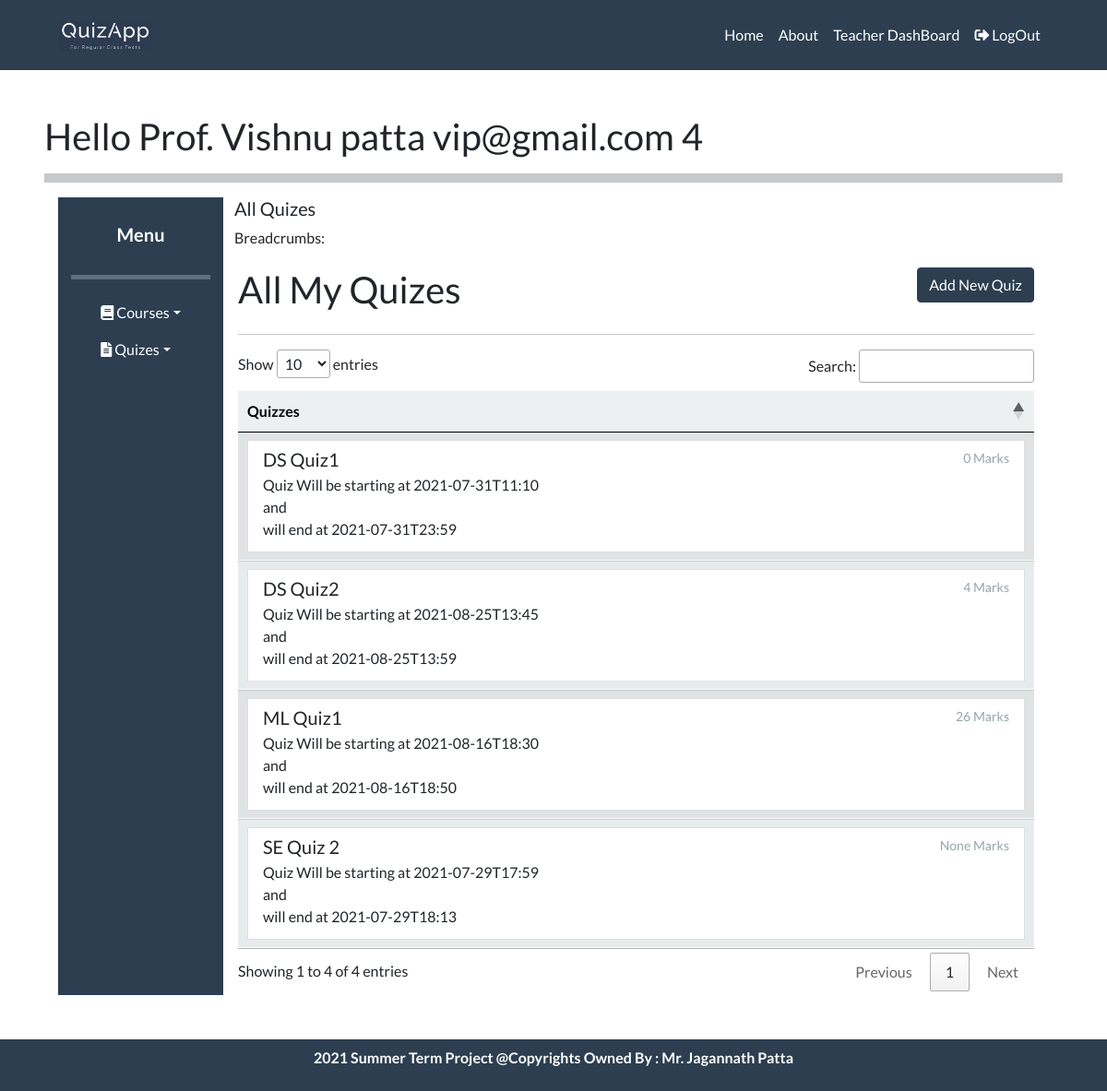
The app's page /teacher/AllQuiz (signed in), older data.
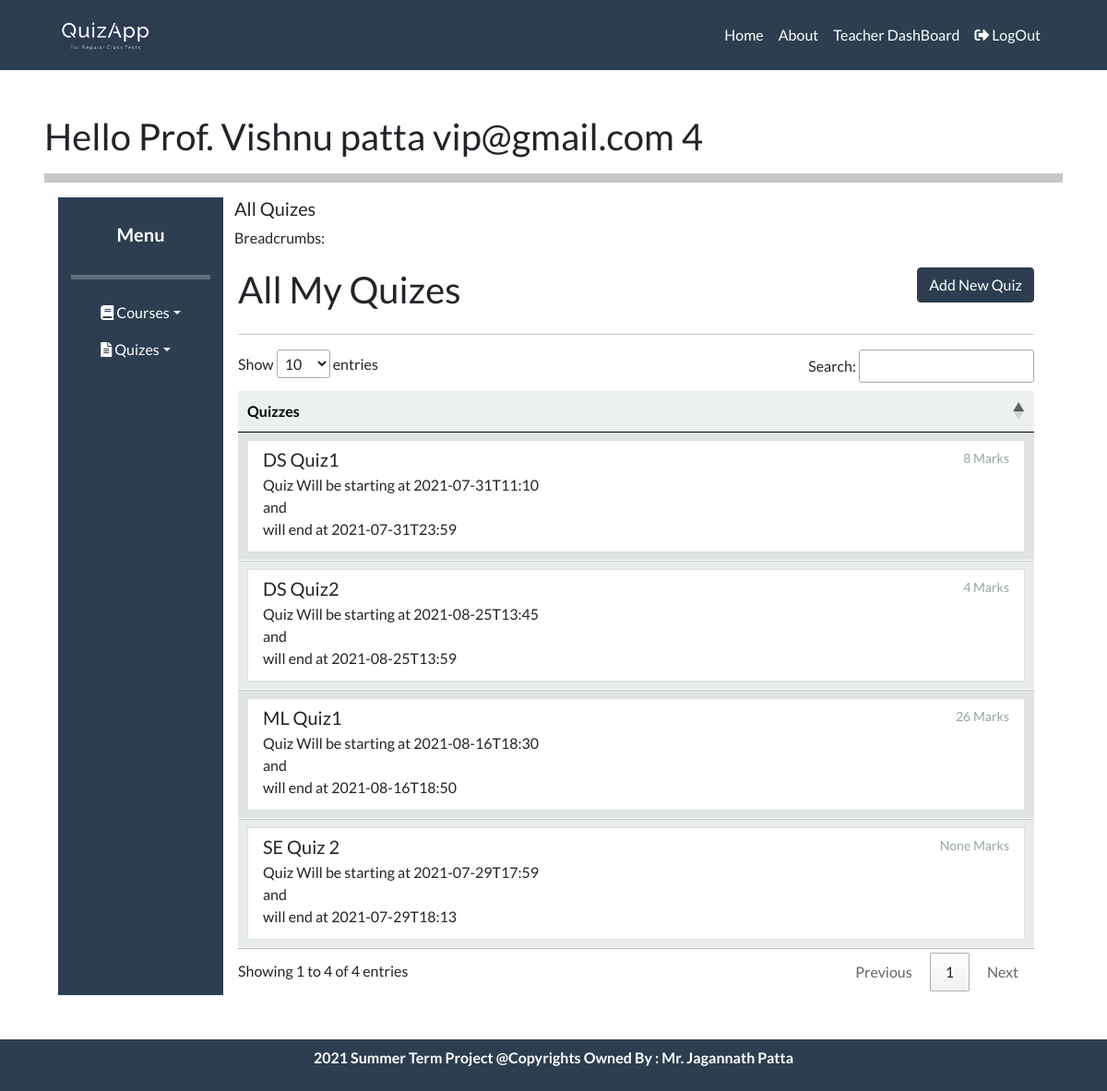
The same page, newer data.
### tables this page shows
CREATE TABLE "Quiz" (
	"quiz_id"	INTEGER NOT NULL PRIMARY KEY AUTOINCREMENT,
	"teacher_id"	INTEGER NOT NULL,
	"course_id"	INTEGER NOT NULL,
	"quiz_name"	TEXT,
	"img_id"	INTEGER NOT NULL,
	"img_key"	BLOB,
	"quiz_marks"	INTEGER DEFAULT 0,
	"quiz_startDate"	TEXT NOT NULL,
	"quiz_endDate"	TEXT NOT NULL,
	FOREIGN KEY("img_id") REFERENCES "Images"("image_id") ON DELETE SET NULL,
	UNIQUE("course_id","teacher_id","quiz_name"),
	FOREIGN KEY("teacher_id") REFERENCES "Teacher"("teacher_id") ON DELETE CASCADE,
	FOREIGN KEY("course_id") REFERENCES "Course"("course_id") ON DELETE CASCADE
);

### Teacher/views.py (the view)
@breadcrumb('All Quizes')
def AllQuizes():
    page = check_user("/teacherSite/course.html")
    if len(page) > 1:
        return render_template(page[0] , msg = page[1])
    else:
        try:
            conn = sqlite3.connect("DataBase/quizAppDataBase.db")
            cursor = conn.cursor()
            quizes = cursor.execute("SELECT QUIZ_ID , QUIZ_NAME , QUIZ_MARKS , QUIZ_STARTDATE , QUIZ_ENDDATE from QUIZ WHERE TEACHER_ID = ? " , ( session['role_id'] , )).fetchall()
            cursor.close()
            conn.close()
        except Exception as e:
                msg = "Some Error : " + str(e)
        return render_template(page[0] , quizes = quizes )

### Teacher/views.py (called while the page is built)
def check_user(page):
    if session.get("email"):
        if session.get("user_role") == 'T':
            return [page]
        else:
            return [page , "You Don't have these previlages." ]
    else:
        return ['login.html']

### breadcrumb.py (called while the page is built, shortened)
def breadcrumb(view_title):
    def decorator(f):
        @functools.wraps(f)
        def decorated_function(*args, **kwargs):
            flask.g.title = view_title
            session_crumbs = flask.session.setdefault('crumbs', [])
            flask.g.breadcrumbs = []
            for path, title in session_crumbs:
                flask.g.breadcrumbs.append(BreadCrumb(path, title))
            flask.session.modified = True
            item = (flask.request.url, view_title)
            try:
                if item[1] not in [ i[1] for i in session_crumbs]:
                    session_crumbs.append(item)
            except:
                pass
            rv = f(*args, **kwargs)
            if len(session_crumbs) > 5:
                session_crumbs.pop(0)
            return rv
        return decorated_function
    return decorator

### templates/teacherSite/course.html (shortened to what this page needs)
{% extends "/teacherSite/teacherHome.html" %}
{% block body %}
<div class="p-sm-1">
<div class="row">
    {% if course %}
        <div class="col-md-9">
            <h3> All Quizzes in this course.</h3>
        </div>
        <div class="col-md-3">
            <a class="btn btn-primary float-right mb-2" onclick="deleteCourse( '{{course[0]}}' )" > Delete Course </a>
             <a class="btn btn-primary float-right mb-2 mr-1" href="/teacher/AddQuiz?cid={{course[0]}}">Add New Quiz</a>
        </div>
    {% else %}
        <div class="col-md-9">
            <h2> All My Quizes </h2>
        </div>
        <div class="col-md-3">
             <a class="btn btn-primary float-right mb-2" href="/teacher/AddQuiz">Add New Quiz</a>
        </div>
    {% endif %}
</div>
<hr>
    <table id='tab' class="display table responsive table-hover">
        <thead>
            <tr class="table-light">
              <th scope="col"> Quizzes </th>
            </tr>
          </thead>
        <tbody>
            {% for quiz in  quizes: %}
          <tr class="table-light">
            <td>
                <a href="/teacher/quiz?id={{quiz[0]}}&name={{quiz[1]}}" class="list-group-item list-group-item-action flex-column align-items-start">
                    <div class="d-flex w-100 justify-content-between">
                        <h5 class="mb-1"> {{quiz[1] }}   </h5>
                        <small class="text-muted">{{quiz[2]}} Marks </small>
                    </div>
                        <p class="mb-1">Quiz Will be starting at {{quiz[3]}} <br> and <br> will end at {{quiz[4]}}</p>
                </a>
            </td>
          </tr>
          {% endfor %}
        </tbody>
    </table>
</div>
{% endblock %}

Row changes from the older to the newer data that the page shows:
changed Quiz "DS Quiz1": quiz_marks "0" → "8"
